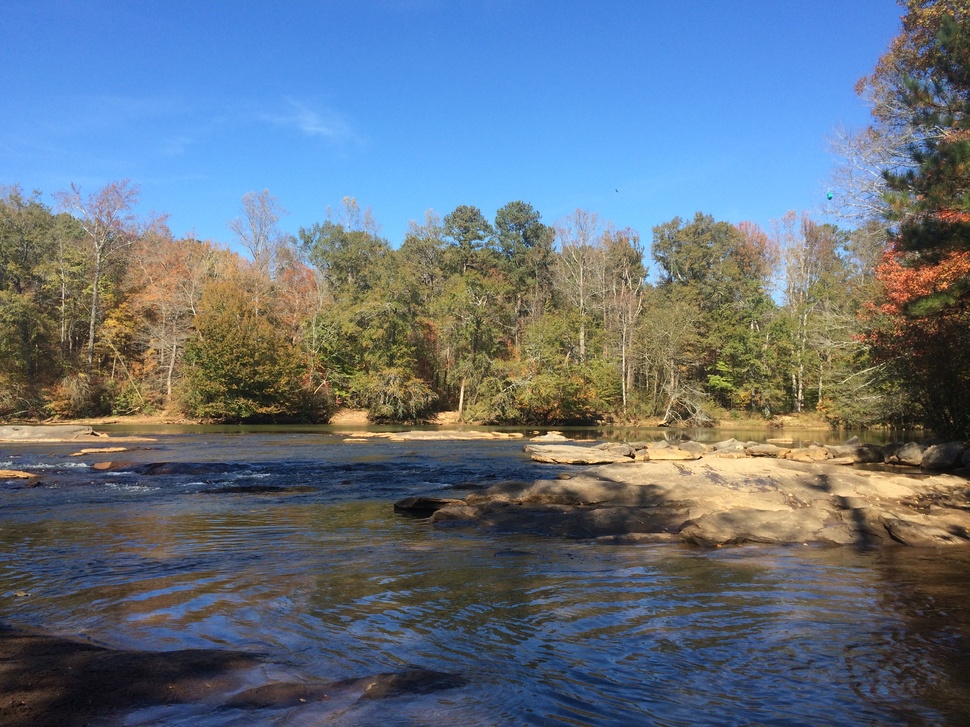
#> input picture Problem Set/PS0/delivered-1/PS0_workspace/inputPS0Q2.jpg, 970 x 727 px, shrunk from 3264 x 2448 before the run
$ python PS0Q2.py
#> lines starting #> are read from the running program, lines starting #| are printed output that depends on the picture
import matplotlib.pyplot as plt
import matplotlib.image as mpimg
import numpy as np

img = mpimg.imread('./inputPS0Q2.jpg')
#> img is the input picture: shape (727, 970, 3); mean R, G, B 99.4, 112.6, 127.1

def rgb2gray(rgb):
    return np.dot(rgb[...,:3], [0.2989, 0.5870, 0.1140])

# 1
swap = img.copy()
red = swap[:,:,0]
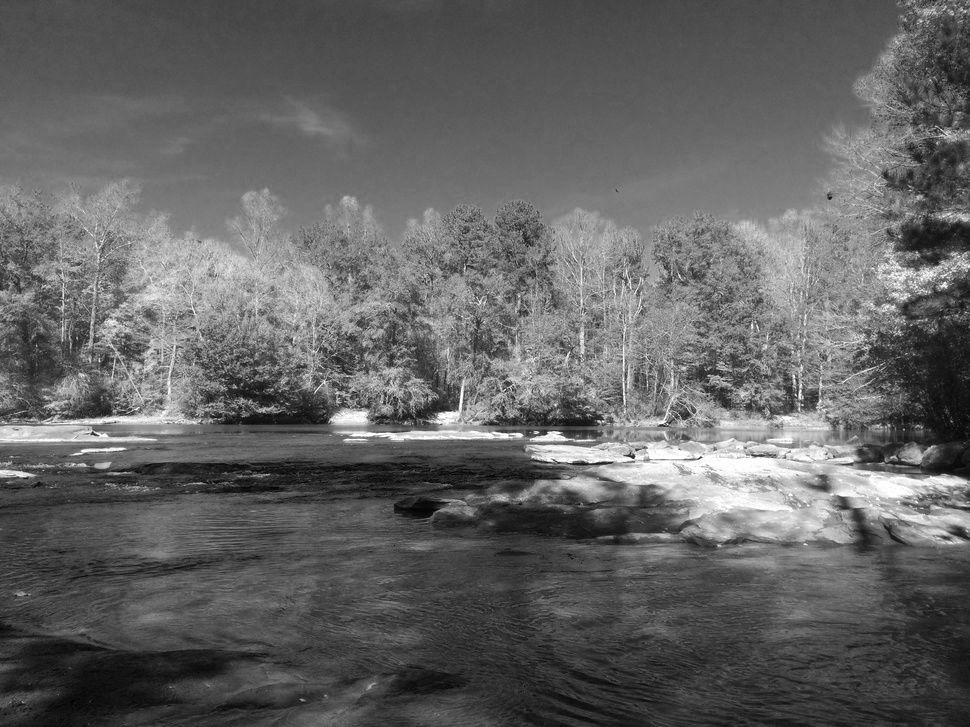
#> red: shape (727, 970); min 0, max 255, mean 99.4
green = swap[:,:,1]
blue = swap[:,:,2]
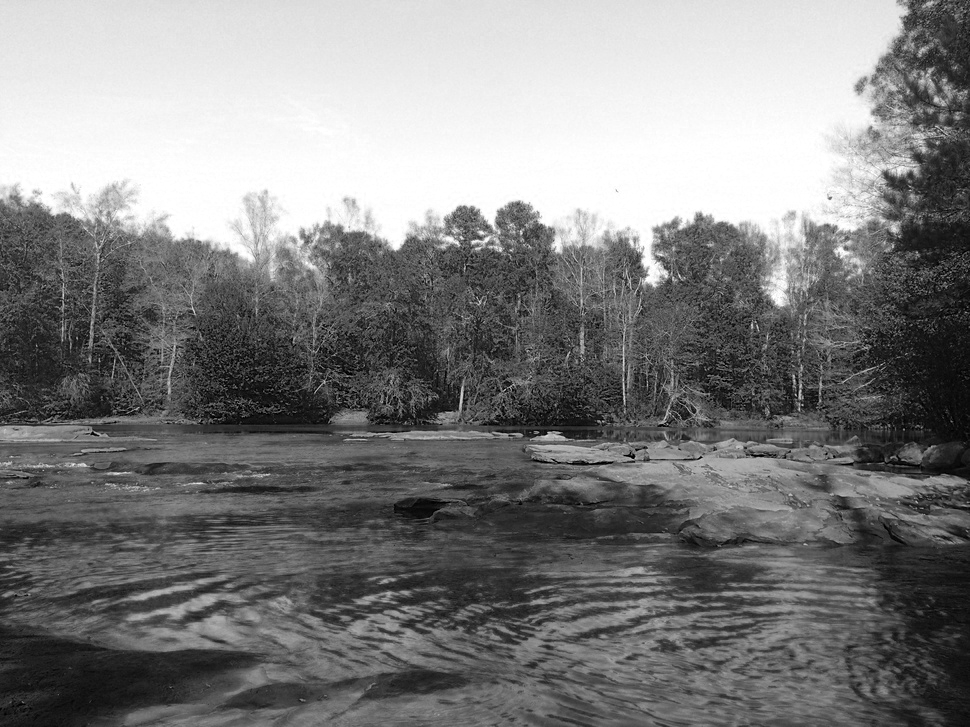
#> blue: shape (727, 970); min 0, max 255, mean 127.1
temp = red.copy()
np.copyto(red, green)
np.copyto(green, temp)
plt.imshow(swap)
# plt.savefig('./swapImgPS0Q2.png')
plt.show()
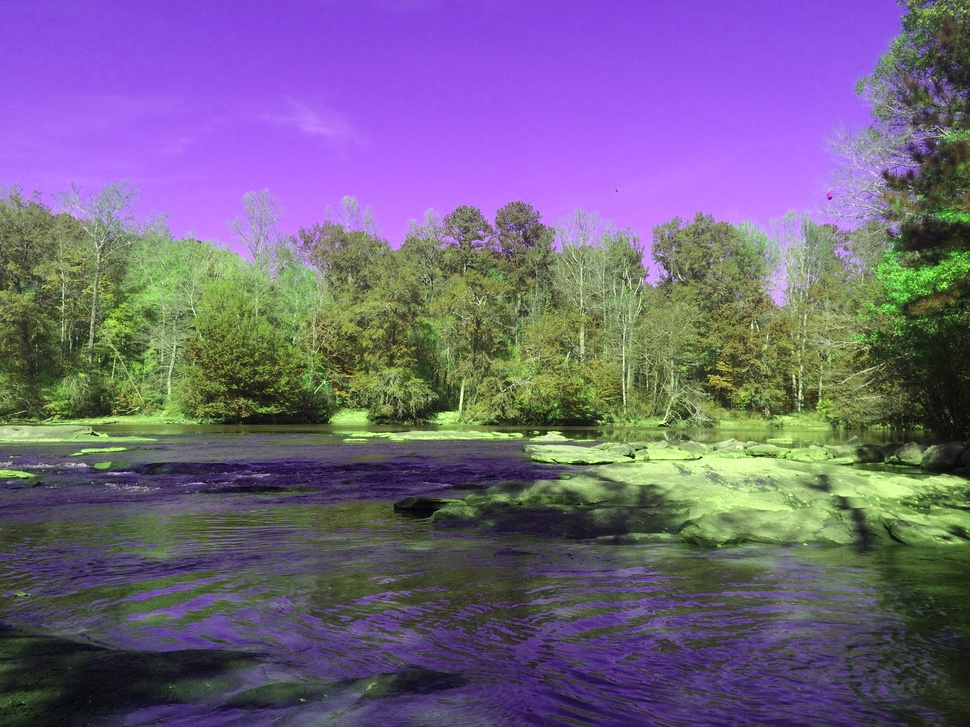
#> shown: shape (727, 970, 3); mean R, G, B 112.6, 99.4, 127.1

# 2
rgb = img.copy()
gray = rgb2gray(rgb)
plt.imshow(gray, cmap = plt.get_cmap('gray'))
# plt.savefig('./grayImgPS0Q2.png')
plt.show()

# 3
# a
plt.imshow(gray, cmap = plt.get_cmap('gray_r'))
# plt.savefig('./negativeImgPS0Q2.png')
plt.show()

# b
image = gray.copy()
mirror = np.fliplr(image)
plt.imshow(mirror, cmap = plt.get_cmap('gray'))
# plt.savefig('./mirrorImgPS0Q2.png')
plt.show()

# c
original = gray.copy().astype(np.double)
mirror1 = np.fliplr(original).astype(np.double)
average = (original + mirror1) / 2
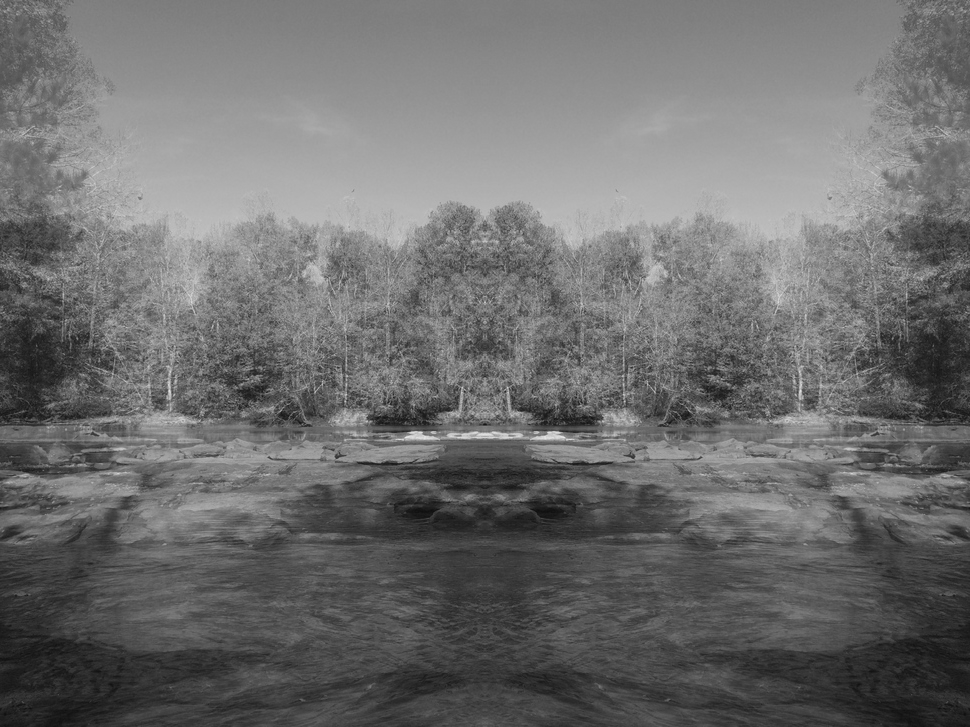
#> average: shape (727, 970) float64; min 15.23, max 231.9, mean 110.3
plt.imshow(average.astype(np.uint16), cmap = plt.get_cmap('gray'))
# plt.savefig('./avgImgPS0Q2.png')
plt.show()
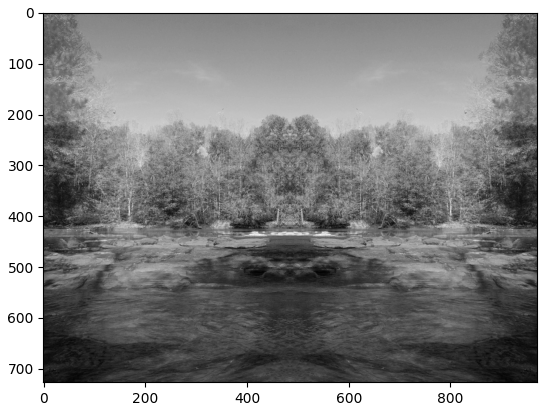
#> figure drawn by matplotlib, 1 panel

# d
original = gray.copy()
noise = np.random.randint(0, 256, original.shape)
# np.save('./noise.npy', noise)
sum = original + noise
sum[sum > 255] = 255
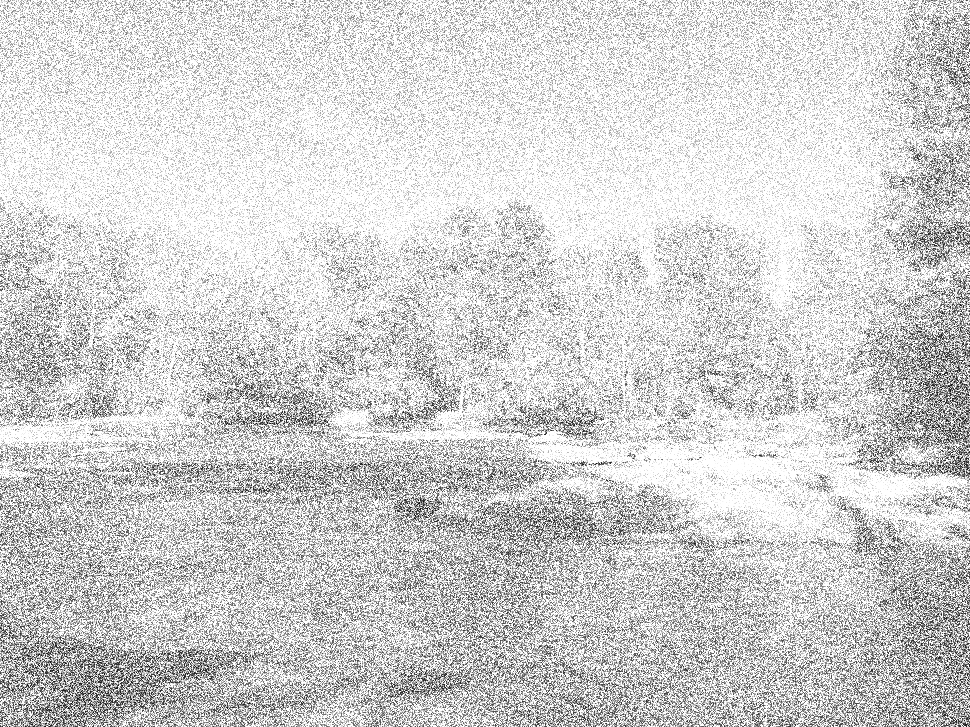
#> sum: shape (727, 970) float64; min 7.93, max 255, mean 209.6
plt.imshow(sum, cmap = plt.get_cmap('gray'))
# plt.savefig('./addNoiseImgPS0Q2.png')
plt.show()

# subplot
fig, axs = plt.subplots(3, 2)
axs[0, 0].imshow(swap)
axs[0, 0].set_title("1. Swap Red and Green Color Channels")
axs[0, 1].imshow(gray, cmap = plt.get_cmap('gray'))
axs[0, 1].set_title("2. Grayscale Image")
axs[1, 0].imshow(gray, cmap = plt.get_cmap('gray_r'))
axs[1, 0].set_title("3a. Negative Grayscale")
axs[1, 1].imshow(mirror, cmap = plt.get_cmap('gray'))
axs[1, 1].set_title("3b. Left and Right Mirrored Grayscale")
axs[2, 0].imshow(average.astype(np.uint16), cmap = plt.get_cmap('gray'))
axs[2, 0].set_title("3c. Average of Grayscale and Mirrored")
axs[2, 1].imshow(sum, cmap = plt.get_cmap('gray'))
axs[2, 1].set_title("3d. Grayscale with Noise")
fig.tight_layout()
plt.show()
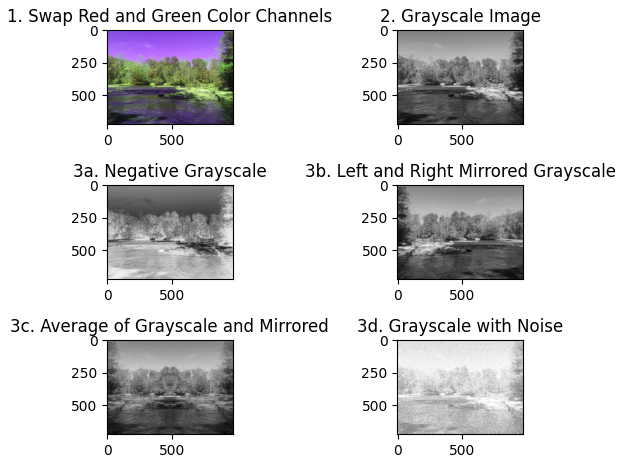
#> figure drawn by matplotlib, 6 panels
